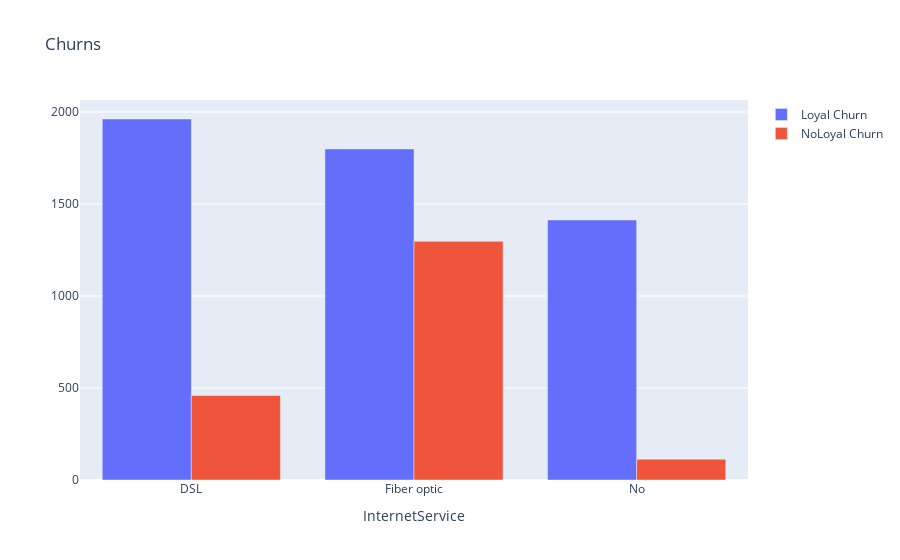

The notebook cell this image was saved under:
### Code cell
# count the number of loyal and disloyal churns of different internet services
loyal_churns = df[df['Churn'] == 'No'].groupby(['InternetService'])[['Churn']].count()
notloyal_churns = df[df['Churn'] == 'Yes'].groupby(['InternetService'])[['Churn']].count()

loyal_churns.columns = ['Churn']
notloyal_churns.columns = ['Churn']

# create traces
trace0 = go.Bar(
    x=loyal_churns.index,
    y=loyal_churns.Churn,
    name='Loyal Churn'
)

trace1 = go.Bar(
    x=notloyal_churns.index,
    y=notloyal_churns.Churn,
    name='NoLoyal Churn'
)

# data array
data = [trace0, trace1]
layout = {'title': 'Churns', 'xaxis': {'title': 'InternetService'}}
fig = go.Figure(data=data, layout=layout)
iplot(fig, show_link=False)

### Figure 1 — Plotly figure (JSON) as saved in the notebook; plotly's stock layout.template omitted (floating-point values rounded to 4 significant figures)
{"data": [{"name": "Loyal Churn", "type": "bar", "x": ["DSL", "Fiber optic", "No"], "y": [1962, 1799, 1413]}, {"name": "NoLoyal Churn", "type": "bar", "x": ["DSL", "Fiber optic", "No"], "y": [459, 1297, 113]}], "layout": {"title": {"text": "Churns"}, "xaxis": {"title": {"text": "InternetService"}}}}
